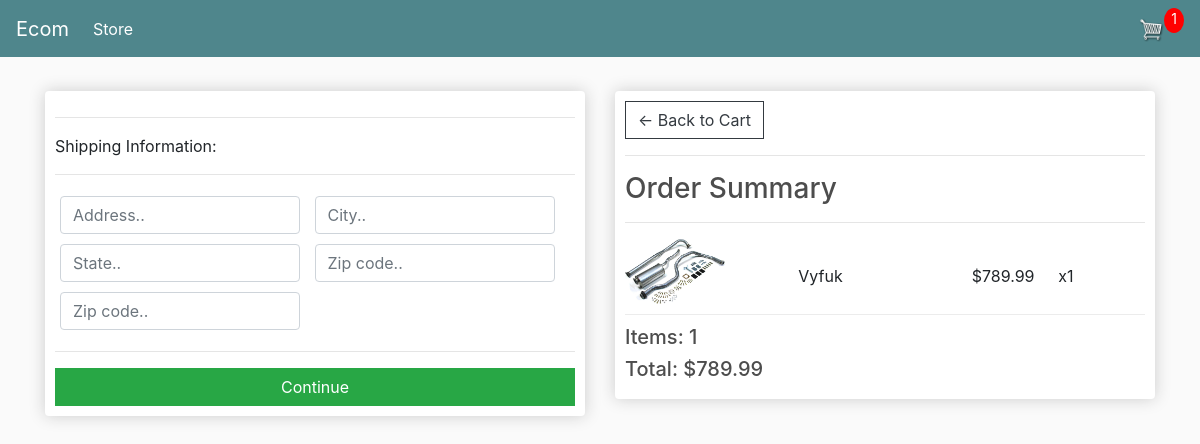
/checkout/ (signed in), run on an earlier commit of the app's database.
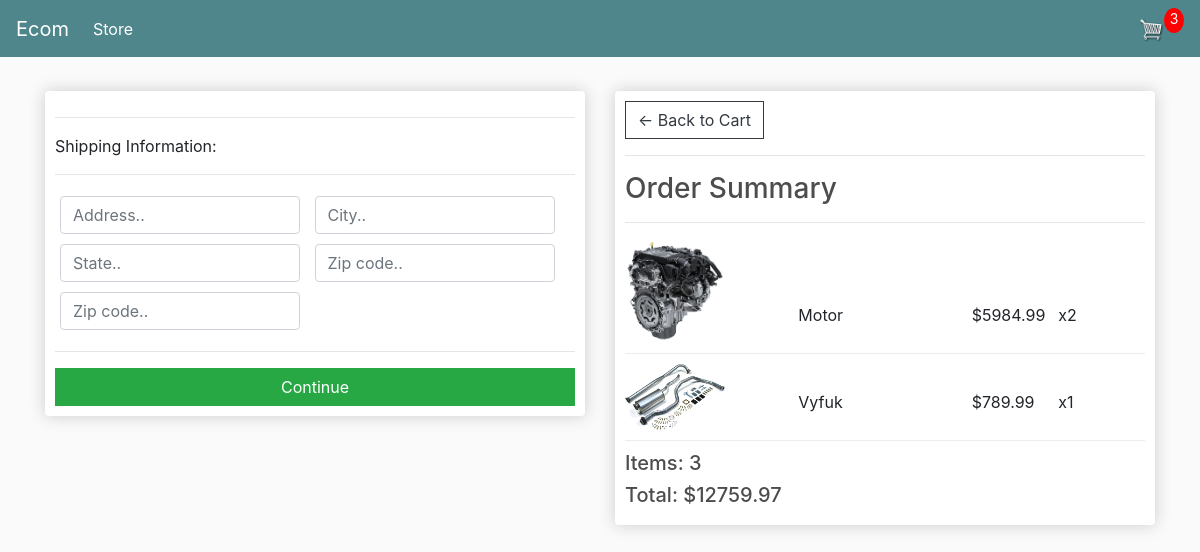
And on a later commit of the database.
### store/models.py (models this page shows, shortened)
class OrderItem(models.Model):
    product = models.ForeignKey(Product, on_delete=models.SET_NULL, null=True)
    order = models.ForeignKey(Order, on_delete=models.SET_NULL, null=True)
    quantity = models.IntegerField(default=0, null=True, blank=True)
    date_added = models.DateTimeField(auto_now_add=True)
    @property
    def get_total(self):
        total = self.product.price * self.quantity
        return total

class Product(models.Model):
    name = models.CharField(max_length=200)
    price = models.FloatField()
    digital = models.BooleanField(default=False, null=True, blank=True)
    Description = models.CharField(max_length=200, default="bez popisu")
    image = models.ImageField(null=True, blank=True)
    @property
    def imageURL(self):
        try:
            url = self.image.url
        except:
            url = ''
        return url

class Order(models.Model):
    customer = models.ForeignKey(Customer, on_delete=models.SET_NULL, null=True, blank=True)
    date_ordered = models.DateTimeField(auto_now_add=True)
    complete = models.BooleanField(default=False)
    transaction_id = models.CharField(max_length=100, null=True)
    @property
    def shipping(self):
        shipping = False
        orderitems = self.orderitem_set.all()
        for i in orderitems:
            if i.product.digital == False:
                shipping = True
        return shipping
    @property
    def get_cart_total(self):
        orderitems = self.orderitem_set.all()
        total = sum([item.get_total for item in orderitems])
        return total
    @property
    def get_cart_items(self):
        orderitems = self.orderitem_set.all()
        total = sum([item.quantity for item in orderitems])
        return total

### store/views.py (the view)
# urls.py: path('checkout/', views.checkout, name="checkout"),
def checkout(request):
    data = cartData(request)
    cartItems = data['cartItems']
    order = data['order']
    items = data['items']
    context = {'items': items, 'order': order, 'cartItems': cartItems}
    return render(request, 'store/checkout.html', context)

### store/utils.py (called while the page is built)
def cartData(request):
    if request.user.is_authenticated:
        customer = request.user.customer
        order, created = Order.objects.get_or_create(customer=customer, complete=False)
        items = order.orderitem_set.all()
        cartItems = order.get_cart_items
    else:
        cookieData = cookieCart(request)
        cartItems = cookieData['cartItems']
        order = cookieData['order']
        items = cookieData['items']
    return {'cartItems': cartItems, 'order': order, 'items': items}

### store/templates/store/checkout.html (shortened to what this page needs)
{% extends 'store/main.html' %}
{% load static %}
{% block content %}
     <div class="row">
		<div class="col-lg-6">
			<div class="box-element" id="form-wrapper">
				<form id="form">
					<div id="shipping-info">
						<hr>
						<p>Shipping Information:</p>
						<hr>
						<div class="form-field">
							<input class="form-control" type="text" name="address" placeholder="Address..">
						</div>
						<div class="form-field">
							<input class="form-control" type="text" name="city" placeholder="City..">
						</div>
						<div class="form-field">
							<input class="form-control" type="text" name="state" placeholder="State..">
						</div>
						<div class="form-field">
							<input class="form-control" type="text" name="zipcode" placeholder="Zip code..">
						</div>
						<div class="form-field">
							<input class="form-control" type="text" name="country" placeholder="Zip code..">
						</div>
					</div>
					<hr>
					<input id="form-button" class="btn btn-success btn-block" type="submit" value="Continue">
				</form>
			</div>
			<br>
		</div>
		<div class="col-lg-6">
			<div class="box-element">
				<a  class="btn btn-outline-dark" href="{% url 'cart' %}">&#x2190; Back to Cart</a>
				<hr>
				<h3>Order Summary</h3>
				<hr>
				{% for item in items %}
				<div class="cart-row">
					<div style="flex:2"><img class="row-image" src="{{item.product.imageURL}}"></div>
					<div style="flex:2"><p>{{item.product.name}}</p></div>
					<div style="flex:1"><p>${{item.product.price|floatformat:2}}</p></div>
					<div style="flex:1"><p>x{{item.quantity}}</p></div>
				</div>
				{% endfor %}
				<h5>Items:   {{order.get_cart_items}}</h5>
				<h5>Total:   ${{order.get_cart_total|floatformat:2}}</h5>
			</div>
		</div>
	</div>
{% endblock content %}

What changed in the data, as far as the page shows it:
added OrderItem: product.imageURL (picture), product.name "Motor", product.price "5984.99", quantity "2"
computed for Order: get_cart_items "1" → "3"; get_cart_total "789.99" → "12759.97"
Also different on the page:
{{ cartItems }}: "1" → "3"
